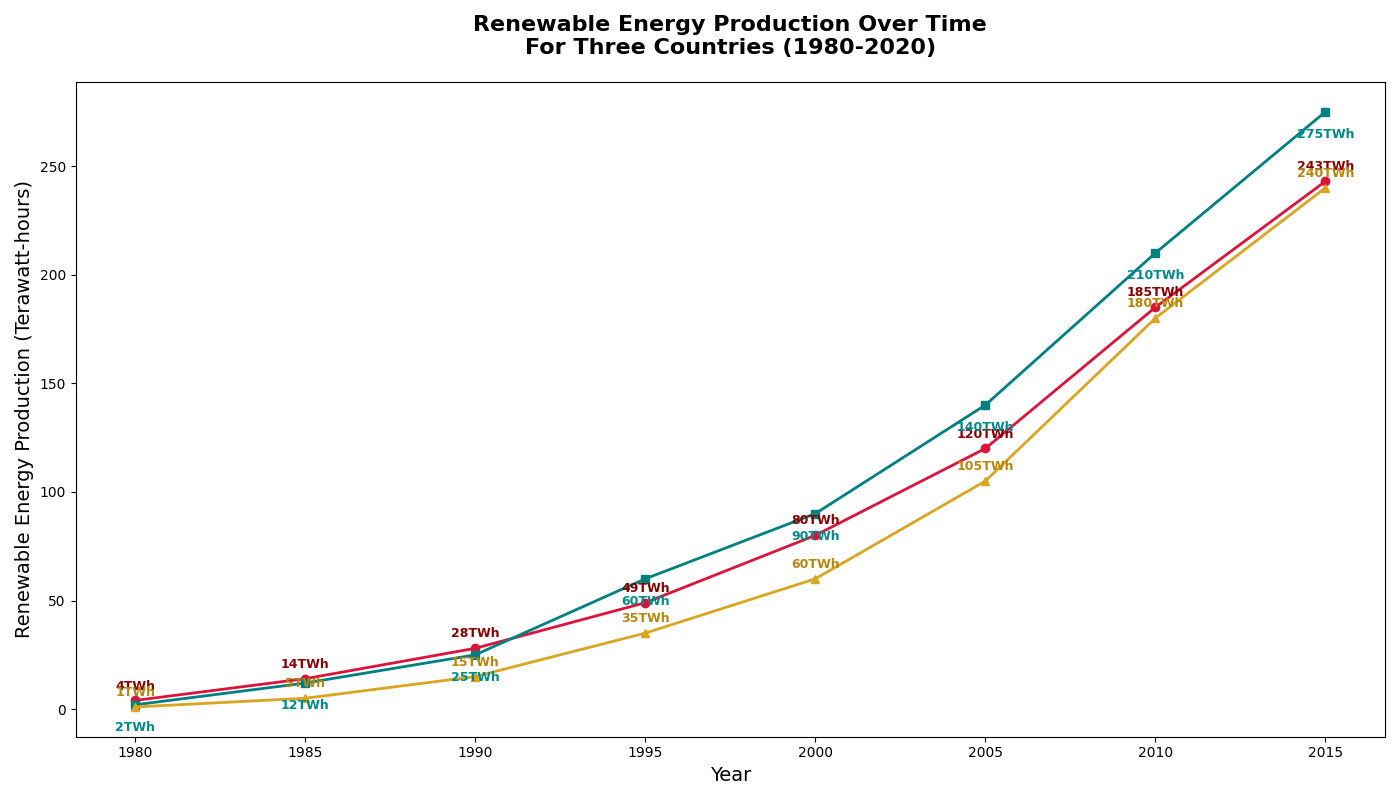

The Python source for this figure:
import matplotlib.pyplot as plt
import numpy as np

years = np.array(range(1980, 2020, 5))
country_a_production = np.array([4, 14, 28, 49, 80, 120, 185, 243])
country_b_production = np.array([2, 12, 25, 60, 90, 140, 210, 275])
country_c_production = np.array([1, 5, 15, 35, 60, 105, 180, 240])

fig, ax = plt.subplots(figsize=(14, 8))

# Changed colors to crimson, teal, and goldenrod
ax.plot(years, country_a_production, marker='o', linestyle='-', linewidth=2, color='crimson')
ax.plot(years, country_b_production, marker='s', linestyle='-', linewidth=2, color='teal')
ax.plot(years, country_c_production, marker='^', linestyle='-', linewidth=2, color='goldenrod')

# Changed annotation colors
for i, (a, b, c) in enumerate(zip(country_a_production, country_b_production, country_c_production)):
    ax.text(years[i], a + 5, f'{a}TWh', ha='center', fontsize=9, color='darkred', fontweight='bold')
    ax.text(years[i], b - 12, f'{b}TWh', ha='center', fontsize=9, color='darkcyan', fontweight='bold')
    ax.text(years[i], c + 5, f'{c}TWh', ha='center', fontsize=9, color='darkgoldenrod', fontweight='bold')

plt.title("Renewable Energy Production Over Time\nFor Three Countries (1980-2020)", fontsize=16, fontweight='bold', pad=20)
ax.set_xlabel("Year", fontsize=14)
ax.set_ylabel("Renewable Energy Production (Terawatt-hours)", fontsize=14)

plt.tight_layout()
plt.show()
